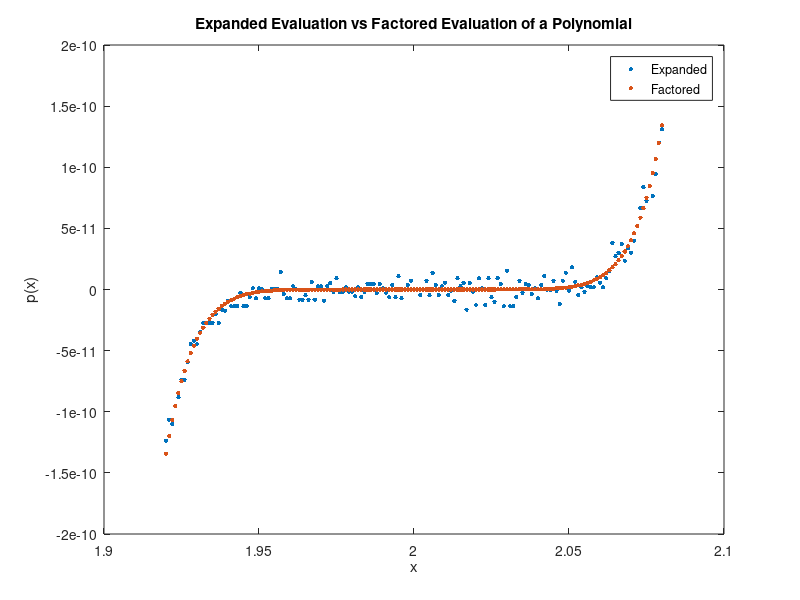

Write MATLAB code to recreate this figure.
x = 1.920:0.001:2.080;
c = [1; -18; 144; -672; 2016; -4032; 5376; -4608; 2304; -512];

V = vander(x);
V = V(:, end-9:end);

plot(x, V*c, '.', "MarkerSize", 10)
hold on
plot(x, (x - 2).^9, '.', "MarkerSize", 10)
hold off
title("Expanded Evaluation vs Factored Evaluation of a Polynomial")
legend("Expanded", "Factored")
xlabel("x")
ylabel("p(x)")